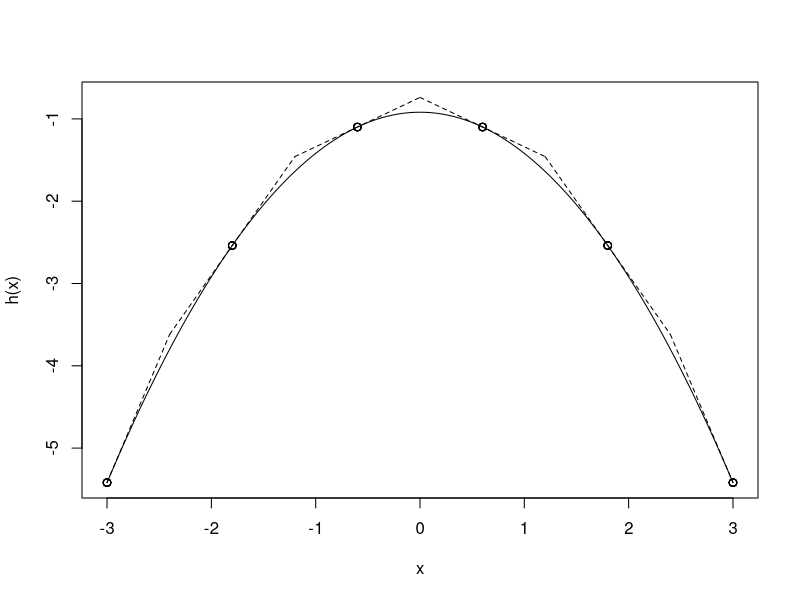

This figure's R source:
#the functions will be designed to take the following inputs:
#the density, in the form of an R expression via expression or quote with variable x

#Matt Boyas, Michelle Newcomer
#Code Version 11/23/2013
#Known Bugs: None



#------Begin User input-----------------------------
density <- quote((1/sqrt(2*pi))*exp((-x^2)/2)) #Or could we have the user quote something like dnorm(mu, sigma)?
k<-6 #number of points to make the upper hull. Minimum is 2
d<-c(-3,3) #user specified boundaries of domain
#work with standard normal to begin with
#-----End user Input--------------------------------




#------Prep Function to define h(x) and h'(x)-----------------------------

prep <- function(f){
  logQuote <- bquote(log(.(density)))
  deriv<- D(logQuote, "x")
  return(list(logQuote, deriv))
}
#compute the log and the derivative of the log in a preparation function so we don't have to evaluate these expressions every time we want h or h'

prep <- prep(density)

h <- function(x){
  return(eval(prep[[1]]))
}

hPrime <- function(x){
  return(eval(prep[[2]]))
}

#h and hPrime take x as the sole input and can be used in the computation of the equations in the paper algorithm
#------End Prep Function to define h(x) and h'(x)-----------------------------





#------Define Functions required for initialization-----------------------------


#Calculate zj to determine the tip of the upper hull
z <- c() #initialize the vector that contains the z values

zrange <- function(k,xabs){
    for (j in 1:(k-1)){
      z[j] <- (h(xabs[j+1])-h(xabs[j])-xabs[j+1]*hPrime(xabs[j+1])+xabs[j]*hPrime(xabs[j]))/(hPrime(xabs[j])-hPrime(xabs[j+1])) #this is equation 1
    }
  return(z)
}

#calculate the equations of the tangent lines
xabs <- c() #initializes the vector that contains the abscissae

uk <- function(d,k,index){

  xabs <-  (d[2]-d[1])/(k-1)*(index-1)+d[1] #find the abscissae
  zvalue <- zrange(k,xabs) #find the z values in equation 1

  useg <- c(d[1],zvalue,d[2]) #find the x values of the line segments for equation 2
  xseq <- matrix(nrow=100, ncol=k) #initializes the matrix x values used for equation 2
  uk_x <- matrix(nrow=nrow(xseq),ncol=k) #initializes the matrix for each tangent line uk(x)
  
  for (j in 1:k){
    xseq[,j] <- seq(useg[j],useg[j+1],length=100) #x segment used to calculate equation 2
    uk_x[,j] <-h(xabs[j])+(xseq[,j]-xabs[j])*hPrime(xabs[j]) #equation 2
  }
  
  return(list(xabs,zvalue,useg,xseq,uk_x))
}
#--------------End of functions required for the initialization step----------------------





#------Begin initialization step. First evaluate if the derivative is (+) or (-) --------------------
initialize <- function(d,k){
  if (hPrime(d[1])>0 & hPrime(d[2])<0){
    index<-seq(1,k,by=1)  #creates a vector for the number of absiccae
    u <- uk(d,k,index) #references the function that calculates u in equation 2

  }
  else {
    break
  }
  return(u)
}
#------End initialization step evaluates if the derivative is (+) or (-) --------------------




#------Run the ARS scheme--------------------
upper <- initialize(d,k) #runs the scheme from the user inputs d and k




#------------------Plot results---------------

x <- seq(d[1],d[2],by=0.01)
plot(x,h(x),type="n",ylim=c(h(d[1]),max(upper[[5]])))
lines(x,h(x))
for (i in 1:k){

  lines(upper[[4]][,i],upper[[5]][,i],lty=2) #plots the tangent lines
  points(upper[[1]],h(upper[[1]])) #plots the absiccae
  #points(upper[[2]][j-1],tail(upper[[5]][,j-1],1))

}


